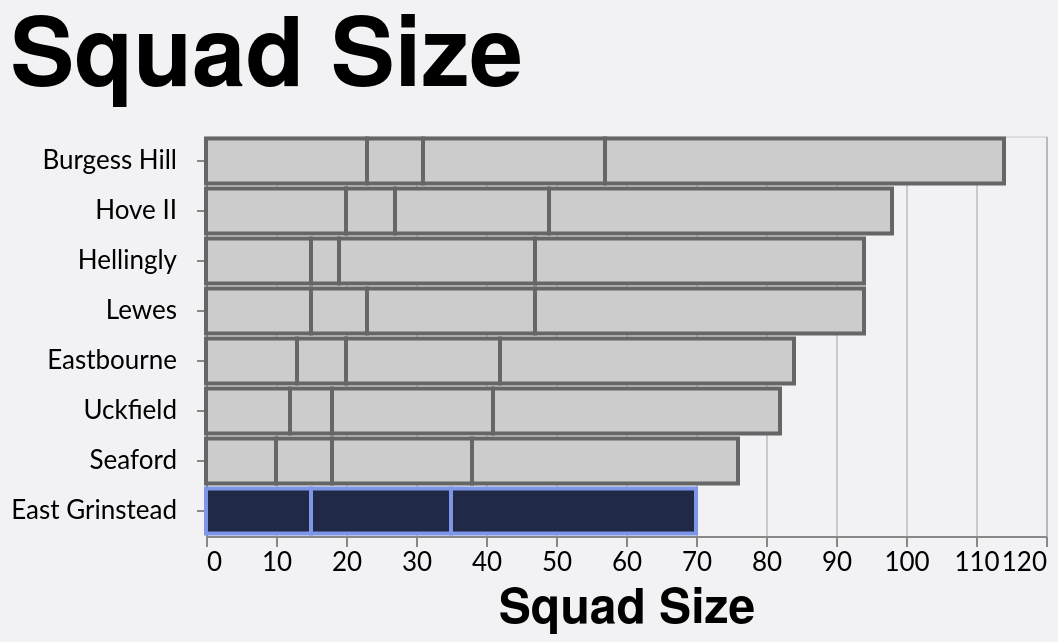

This figure's Vega-Lite source:
### Vega-Lite specification from a JSON file in a GitHub repository (floating-point values rounded to 4 significant figures)
{"config": {"axis": {"labelFont": "Lato, sans-serif", "titleFont": "PT Sans Narrow, Helvetica Neue, Helvetica, Arial, sans-serif", "labelFontSize": 13, "titleFontSize": 24, "gridColor": "#202947", "gridOpacity": 0.2}, "header": {"labelFont": "PT Sans Narrow, Helvetica Neue, Helvetica, Arial, sans-serif", "titleFont": "PT Sans Narrow, Helvetica Neue, Helvetica, Arial, sans-serif", "labelFontSize": 24, "titleFontSize": 28, "labelFontWeight": "bold", "orient": "left"}, "legend": {"labelFont": "Lato, sans-serif", "titleFont": "PT Sans Narrow, Helvetica Neue, Helvetica, Arial, sans-serif", "labelFontSize": 14, "titleFontSize": 16, "titlePadding": 5, "fillColor": "white", "strokeColor": "black", "padding": 10, "titleFontWeight": "lighter", "titleFontStyle": "italic", "titleColor": "gray", "offset": 10}, "title": {"font": "PT Sans Narrow, Helvetica Neue, Helvetica, Arial, sans-serif", "fontSize": 48, "fontWeight": "bold", "anchor": "start", "align": "center", "titlePadding": 20, "subtitlePadding": 10, "subtitleFontSize": 13, "subtitleColor": "", "subtitleFontStyle": "italic", "offset": 15, "color": "black"}, "axisX": {"labelAngle": 0}, "facet": {"title": null, "header": null, "align": {"row": "each", "column": "each"}}, "resolve": {"scale": {"y": "independent", "facet": "independent"}}, "background": "#f2f1f4"}, "data": {"name": "data-950e9e103f06ac66ac40eb1f11e54f28"}, "mark": {"type": "bar", "strokeWidth": 2}, "encoding": {"color": {"field": "Color1", "legend": null, "scale": null, "type": "nominal"}, "stroke": {"field": "Color2", "legend": null, "scale": null, "type": "nominal"}, "tooltip": [{"field": "Team", "type": "nominal"}, {"field": "Season", "type": "nominal"}, {"field": "Unit", "type": "nominal"}, {"field": "Total Players", "type": "quantitative"}], "x": {"field": "Total Players", "title": "Squad Size", "type": "quantitative"}, "y": {"axis": {"labelLimit": 200, "labelPadding": 10}, "field": "Team", "sort": "-x", "title": null, "type": "nominal"}}, "height": {"step": 25}, "title": "Squad Size", "width": 420, "$schema": "https://vega.github.io/schema/vega-lite/v5.20.1.json", "datasets": {"data-950e9e103f06ac66ac40eb1f11e54f28": [{"Season": "2021-2022", "Team": "Burgess Hill", "Color1": "#cccccc", "Color2": "#666666", "Unit": "Backs", "Total Players": 23}, {"Season": "2021-2022", "Team": "Burgess Hill", "Color1": "#cccccc", "Color2": "#666666", "Unit": "Bench", "Total Players": 8}, {"Season": "2021-2022", "Team": "Burgess Hill", "Color1": "#cccccc", "Color2": "#666666", "Unit": "Forwards", "Total Players": 26}, {"Season": "2021-2022", "Team": "East Grinstead", "Color1": "#202946", "Color2": "#7d96e8", "Unit": "Backs", "Total Players": 15}, {"Season": "2021-2022", "Team": "East Grinstead", "Color1": "#202946", "Color2": "#7d96e8", "Unit": "Forwards", "Total Players": 20}, {"Season": "2021-2022", "Team": "Eastbourne", "Color1": "#cccccc", "Color2": "#666666", "Unit": "Backs", "Total Players": 13}, {"Season": "2021-2022", "Team": "Eastbourne", "Color1": "#cccccc", "Color2": "#666666", "Unit": "Bench", "Total Players": 7}, {"Season": "2021-2022", "Team": "Eastbourne", "Color1": "#cccccc", "Color2": "#666666", "Unit": "Forwards", "Total Players": 22}, {"Season": "2021-2022", "Team": "Hellingly", "Color1": "#cccccc", "Color2": "#666666", "Unit": "Backs", "Total Players": 15}, {"Season": "2021-2022", "Team": "Hellingly", "Color1": "#cccccc", "Color2": "#666666", "Unit": "Bench", "Total Players": 4}, {"Season": "2021-2022", "Team": "Hellingly", "Color1": "#cccccc", "Color2": "#666666", "Unit": "Forwards", "Total Players": 28}, {"Season": "2021-2022", "Team": "Hove II", "Color1": "#cccccc", "Color2": "#666666", "Unit": "Backs", "Total Players": 20}, {"Season": "2021-2022", "Team": "Hove II", "Color1": "#cccccc", "Color2": "#666666", "Unit": "Bench", "Total Players": 7}, {"Season": "2021-2022", "Team": "Hove II", "Color1": "#cccccc", "Color2": "#666666", "Unit": "Forwards", "Total Players": 22}, {"Season": "2021-2022", "Team": "Lewes", "Color1": "#cccccc", "Color2": "#666666", "Unit": "Backs", "Total Players": 15}, {"Season": "2021-2022", "Team": "Lewes", "Color1": "#cccccc", "Color2": "#666666", "Unit": "Bench", "Total Players": 8}, {"Season": "2021-2022", "Team": "Lewes", "Color1": "#cccccc", "Color2": "#666666", "Unit": "Forwards", "Total Players": 24}, {"Season": "2021-2022", "Team": "Seaford", "Color1": "#cccccc", "Color2": "#666666", "Unit": "Backs", "Total Players": 10}, {"Season": "2021-2022", "Team": "Seaford", "Color1": "#cccccc", "Color2": "#666666", "Unit": "Bench", "Total Players": 8}, {"Season": "2021-2022", "Team": "Seaford", "Color1": "#cccccc", "Color2": "#666666", "Unit": "Forwards", "Total Players": 20}, {"Season": "2021-2022", "Team": "Uckfield", "Color1": "#cccccc", "Color2": "#666666", "Unit": "Backs", "Total Players": 12}, {"Season": "2021-2022", "Team": "Uckfield", "Color1": "#cccccc", "Color2": "#666666", "Unit": "Bench", "Total Players": 6}, {"Season": "2021-2022", "Team": "Uckfield", "Color1": "#cccccc", "Color2": "#666666", "Unit": "Forwards", "Total Players": 23}, {"Season": "2021-2022", "Team": "Burgess Hill", "Color1": "#cccccc", "Color2": "#666666", "Unit": "Total", "Total Players": 57}, {"Season": "2021-2022", "Team": "East Grinstead", "Color1": "#202946", "Color2": "#7d96e8", "Unit": "Total", "Total Players": 35}, {"Season": "2021-2022", "Team": "Eastbourne", "Color1": "#cccccc", "Color2": "#666666", "Unit": "Total", "Total Players": 42}, {"Season": "2021-2022", "Team": "Hellingly", "Color1": "#cccccc", "Color2": "#666666", "Unit": "Total", "Total Players": 47}, {"Season": "2021-2022", "Team": "Hove II", "Color1": "#cccccc", "Color2": "#666666", "Unit": "Total", "Total Players": 49}, {"Season": "2021-2022", "Team": "Lewes", "Color1": "#cccccc", "Color2": "#666666", "Unit": "Total", "Total Players": 47}, {"Season": "2021-2022", "Team": "Seaford", "Color1": "#cccccc", "Color2": "#666666", "Unit": "Total", "Total Players": 38}, {"Season": "2021-2022", "Team": "Uckfield", "Color1": "#cccccc", "Color2": "#666666", "Unit": "Total", "Total Players": 41}]}}
